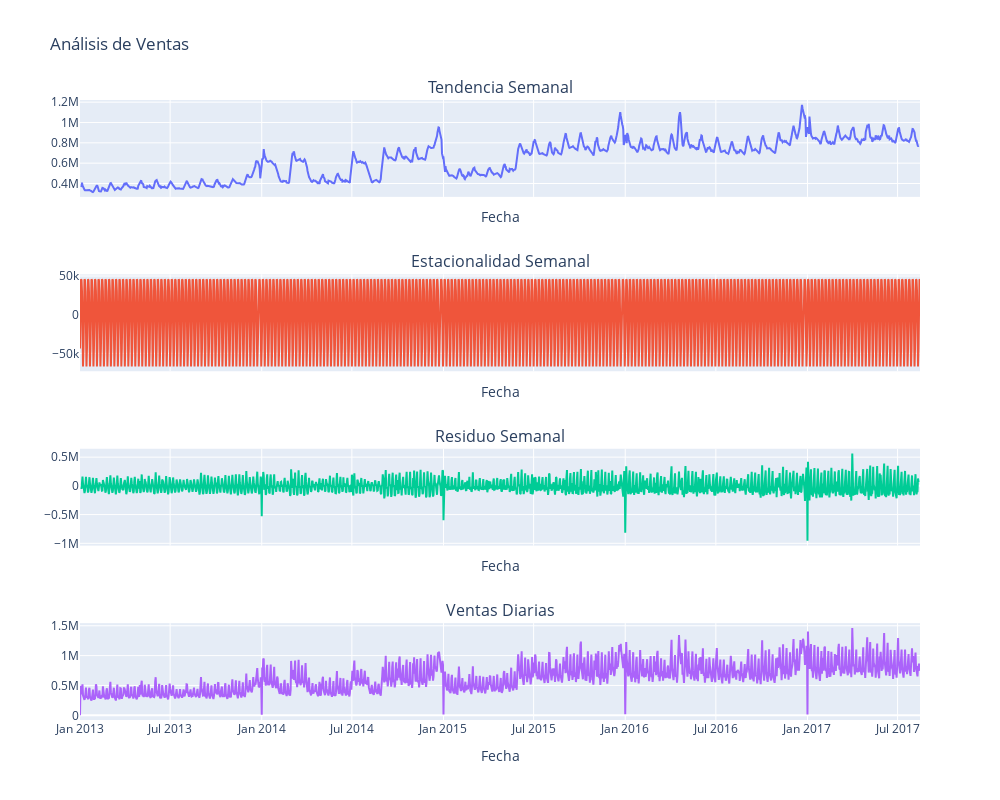

The notebook cell saved with this chart:
### Markdown cell above
### Estacionalidad

Validaremos tendencias estacionales en los datos de ventas. Pueden ser anuales, mensuales y/o semanales.

### Code cell
# descomposición estacional
from statsmodels.tsa.seasonal import seasonal_decompose

decomposition_week = seasonal_decompose(daily_sales_agg['sales'], model='additive', period=7)

daily_sales_agg['sales_trend_week'] = decomposition_week.trend
daily_sales_agg['sales_seasonal_week'] = decomposition_week.seasonal
daily_sales_agg['sales_residual_week'] = decomposition_week.resid

import plotly.graph_objects as go
from plotly.subplots import make_subplots

fig = make_subplots(rows=4, cols=1, shared_xaxes=True, subplot_titles=[
    "Tendencia Semanal", "Estacionalidad Semanal", "Residuo Semanal", "Ventas Diarias"
])


fig.add_trace(go.Scatter(x=daily_sales_agg['date'], y=daily_sales_agg['sales_trend_week'],
                         mode='lines', name='Tendencia Semanal'), row=1, col=1)

# Estacionalidad Semanal
fig.add_trace(go.Scatter(x=daily_sales_agg['date'], y=daily_sales_agg['sales_seasonal_week'],
                         mode='lines', name='Estacionalidad Semanal'), row=2, col=1)

# Residuo Semanal
fig.add_trace(go.Scatter(x=daily_sales_agg['date'], y=daily_sales_agg['sales_residual_week'],
                         mode='lines', name='Residuo Semanal'), row=3, col=1)

# Ventas Diarias
fig.add_trace(go.Scatter(x=daily_sales_agg['date'], y=daily_sales_agg['sales'],
                         mode='lines', name='Ventas Diarias'), row=4, col=1)

fig.update_layout(height=800, width=1000, title_text="Análisis de Ventas", showlegend=False)
fig.update_xaxes(title_text="Fecha")
# fig.update_yaxes(title_text="Ventas")
fig.show()

### Figure 1 — Plotly figure (JSON) as saved in the notebook; plotly's stock layout.template omitted (floating-point values rounded to 4 significant figures; data arrays with more than 128 entries replaced by an {"elided": "..."} marker saying what was removed)
{"data": [{"mode": "lines", "name": "Tendencia Semanal", "type": "scatter", "x": {"elided": "1684 str values"}, "xaxis": "x", "y": {"elided": "1684 float values"}, "yaxis": "y"}, {"mode": "lines", "name": "Estacionalidad Semanal", "type": "scatter", "x": {"elided": "1684 str values"}, "xaxis": "x2", "y": {"elided": "1684 float values"}, "yaxis": "y2"}, {"mode": "lines", "name": "Residuo Semanal", "type": "scatter", "x": {"elided": "1684 str values"}, "xaxis": "x3", "y": {"elided": "1684 float values"}, "yaxis": "y3"}, {"mode": "lines", "name": "Ventas Diarias", "type": "scatter", "x": {"elided": "1684 str values"}, "xaxis": "x4", "y": {"elided": "1684 float values"}, "yaxis": "y4"}], "layout": {"annotations": [{"font": {"size": 16}, "showarrow": false, "text": "Tendencia Semanal", "x": 0.5, "xanchor": "center", "xref": "paper", "y": 1, "yanchor": "bottom", "yref": "paper"}, {"font": {"size": 16}, "showarrow": false, "text": "Estacionalidad Semanal", "x": 0.5, "xanchor": "center", "xref": "paper", "y": 0.7188, "yanchor": "bottom", "yref": "paper"}, {"font": {"size": 16}, "showarrow": false, "text": "Residuo Semanal", "x": 0.5, "xanchor": "center", "xref": "paper", "y": 0.4375, "yanchor": "bottom", "yref": "paper"}, {"font": {"size": 16}, "showarrow": false, "text": "Ventas Diarias", "x": 0.5, "xanchor": "center", "xref": "paper", "y": 0.1562, "yanchor": "bottom", "yref": "paper"}], "height": 800, "showlegend": false, "title": {"text": "Análisis de Ventas"}, "width": 1000, "xaxis": {"anchor": "y", "domain": [0, 1], "matches": "x4", "showticklabels": false, "title": {"text": "Fecha"}}, "xaxis2": {"anchor": "y2", "domain": [0, 1], "matches": "x4", "showticklabels": false, "title": {"text": "Fecha"}}, "xaxis3": {"anchor": "y3", "domain": [0, 1], "matches": "x4", "showticklabels": false, "title": {"text": "Fecha"}}, "xaxis4": {"anchor": "y4", "domain": [0, 1], "title": {"text": "Fecha"}}, "yaxis": {"anchor": "x", "domain": [0.8438, 1]}, "yaxis2": {"anchor": "x2", "domain": [0.5625, 0.7188]}, "yaxis3": {"anchor": "x3", "domain": [0.2812, 0.4375]}, "yaxis4": {"anchor": "x4", "domain": [0, 0.1562]}}}
